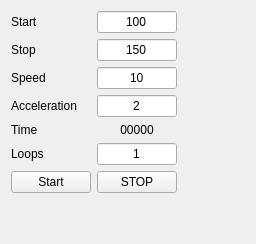
         <widget class="QWidget" name="tab_7">
          <attribute name="title">
           <string>Fast scan</string>
          </attribute>
          <layout class="QGridLayout" name="gridLayout_18" columnstretch="1,1,5">
           <item row="5" column="0">
            <widget class="QLabel" name="label_25">
             <property name="text">
              <string>Loops</string>
             </property>
            </widget>
           </item>
           <item row="4" column="0">
            <widget class="QLabel" name="label_23">
             <property name="text">
              <string>Time</string>
             </property>
            </widget>
           </item>
           <item row="0" column="2">
            <spacer name="horizontalSpacer_8">
             <property name="orientation">
              <enum>Qt::Horizontal</enum>
             </property>
             <property name="sizeHint" stdset="0">
              <size>
               <width>40</width>
               <height>20</height>
              </size>
             </property>
            </spacer>
           </item>
           <item row="5" column="1">
            <widget class="QLineEdit" name="FS_loops_entry">
             <property name="text">
              <string>1</string>
             </property>
             <property name="alignment">
              <set>Qt::AlignCenter</set>
             </property>
            </widget>
           </item>
           <item row="6" column="0">
            <widget class="QPushButton" name="FS_start_btn">
             <property name="text">
              <string>Start</string>
             </property>
            </widget>
           </item>
           <item row="0" column="1">
            <widget class="QLineEdit" name="FS_start_entry">
             <property name="text">
              <string>100</string>
             </property>
             <property name="alignment">
              <set>Qt::AlignCenter</set>
             </property>
            </widget>
           </item>
           <item row="0" column="0">
            <widget class="QLabel" name="label_20">
             <property name="text">
              <string>Start</string>
             </property>
            </widget>
           </item>
           <item row="1" column="0">
            <widget class="QLabel" name="label_21">
             <property name="text">
              <string>Stop </string>
             </property>
            </widget>
           </item>
           <item row="2" column="0">
            <widget class="QLabel" name="label_22">
             <property name="text">
              <string>Speed</string>
             </property>
            </widget>
           </item>
           <item row="6" column="1">
            <widget class="QPushButton" name="FS_stop_btn">
             <property name="text">
              <string>STOP</string>
             </property>
            </widget>
           </item>
           <item row="2" column="1">
            <widget class="QLineEdit" name="FS_speed_entry">
             <property name="text">
              <string>10</string>
             </property>
             <property name="alignment">
              <set>Qt::AlignCenter</set>
             </property>
            </widget>
           </item>
           <item row="7" column="1">
            <spacer name="verticalSpacer_6">
             <property name="orientation">
              <enum>Qt::Vertical</enum>
             </property>
             <property name="sizeHint" stdset="0">
              <size>
               <width>20</width>
               <height>40</height>
              </size>
             </property>
            </spacer>
           </item>
           <item row="4" column="1">
            <widget class="QLabel" name="FS_time_lbl">
             <property name="text">
              <string>00000</string>
             </property>
             <property name="alignment">
              <set>Qt::AlignCenter</set>
             </property>
            </widget>
           </item>
           <item row="1" column="1">
            <widget class="QLineEdit" name="FS_stop_entry">
             <property name="text">
              <string>150</string>
             </property>
             <property name="alignment">
              <set>Qt::AlignCenter</set>
             </property>
            </widget>
           </item>
           <item row="3" column="0">
            <widget class="QLabel" name="label_24">
             <property name="text">
              <string>Acceleration</string>
             </property>
            </widget>
           </item>
           <item row="3" column="1">
            <widget class="QLineEdit" name="FS_accel_entry">
             <property name="text">
              <string>2</string>
             </property>
             <property name="alignment">
              <set>Qt::AlignCenter</set>
             </property>
            </widget>
           </item>
          </layout>
         </widget>
